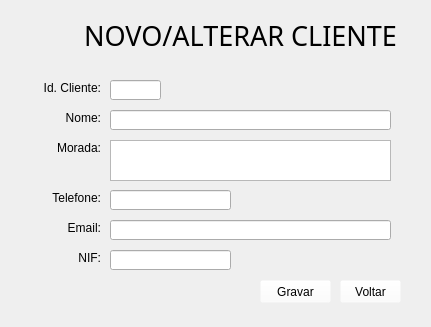
<?xml version="1.0" encoding="UTF-8"?>
<ui version="4.0">
 <class>Form</class>
 <widget class="QWidget" name="Form">
  <property name="geometry">
   <rect>
    <x>0</x>
    <y>0</y>
    <width>431</width>
    <height>327</height>
   </rect>
  </property>
  <property name="windowTitle">
   <string>Detalhes Cliente</string>
  </property>
  <widget class="QLabel" name="label_nif">
   <property name="geometry">
    <rect>
     <x>20</x>
     <y>250</y>
     <width>81</width>
     <height>16</height>
    </rect>
   </property>
   <property name="text">
    <string>NIF:</string>
   </property>
   <property name="alignment">
    <set>Qt::AlignRight|Qt::AlignTrailing|Qt::AlignVCenter</set>
   </property>
  </widget>
  <widget class="QLabel" name="label">
   <property name="geometry">
    <rect>
     <x>20</x>
     <y>10</y>
     <width>61</width>
     <height>51</height>
    </rect>
   </property>
   <property name="text">
    <string/>
   </property>
   <property name="pixmap">
    <pixmap>Imagens/cliente.png</pixmap>
   </property>
   <property name="scaledContents">
    <bool>true</bool>
   </property>
  </widget>
  <widget class="QLineEdit" name="lineEdit_telefone">
   <property name="geometry">
    <rect>
     <x>110</x>
     <y>190</y>
     <width>121</width>
     <height>20</height>
    </rect>
   </property>
  </widget>
  <widget class="QLineEdit" name="lineEdit_nome">
   <property name="geometry">
    <rect>
     <x>110</x>
     <y>110</y>
     <width>281</width>
     <height>20</height>
    </rect>
   </property>
  </widget>
  <widget class="QPushButton" name="pushButton_gravar">
   <property name="geometry">
    <rect>
     <x>260</x>
     <y>280</y>
     <width>71</width>
     <height>23</height>
    </rect>
   </property>
   <property name="styleSheet">
    <string notr="true">background-color: rgba(255, 255, 255, 0);</string>
   </property>
   <property name="text">
    <string>Gravar</string>
   </property>
   <property name="icon">
    <iconset>
     <normaloff>Imagens/guardar.png</normaloff>Imagens/guardar.png</iconset>
   </property>
  </widget>
  <widget class="QLabel" name="label_morada">
   <property name="geometry">
    <rect>
     <x>20</x>
     <y>140</y>
     <width>81</width>
     <height>16</height>
    </rect>
   </property>
   <property name="text">
    <string>Morada:</string>
   </property>
   <property name="alignment">
    <set>Qt::AlignRight|Qt::AlignTrailing|Qt::AlignVCenter</set>
   </property>
  </widget>
  <widget class="QPlainTextEdit" name="plainTextEdit_morada">
   <property name="geometry">
    <rect>
     <x>110</x>
     <y>140</y>
     <width>281</width>
     <height>41</height>
    </rect>
   </property>
  </widget>
  <widget class="QPushButton" name="pushButton_voltar">
   <property name="geometry">
    <rect>
     <x>340</x>
     <y>280</y>
     <width>61</width>
     <height>23</height>
    </rect>
   </property>
   <property name="styleSheet">
    <string notr="true">background-color: rgba(255, 255, 255, 0);</string>
   </property>
   <property name="text">
    <string>Voltar</string>
   </property>
   <property name="icon">
    <iconset>
     <normaloff>Imagens/voltar.png</normaloff>Imagens/voltar.png</iconset>
   </property>
  </widget>
  <widget class="QLabel" name="label_titulo">
   <property name="geometry">
    <rect>
     <x>80</x>
     <y>10</y>
     <width>321</width>
     <height>51</height>
    </rect>
   </property>
   <property name="font">
    <font>
     <family>Stencil</family>
     <pointsize>20</pointsize>
    </font>
   </property>
   <property name="text">
    <string>NOVO/ALTERAR CLIENTE</string>
   </property>
   <property name="alignment">
    <set>Qt::AlignCenter</set>
   </property>
  </widget>
  <widget class="QLineEdit" name="lineEdit_email">
   <property name="geometry">
    <rect>
     <x>110</x>
     <y>220</y>
     <width>281</width>
     <height>20</height>
    </rect>
   </property>
  </widget>
  <widget class="QLineEdit" name="lineEdit_id">
   <property name="geometry">
    <rect>
     <x>110</x>
     <y>80</y>
     <width>51</width>
     <height>20</height>
    </rect>
   </property>
  </widget>
  <widget class="QLabel" name="label_id">
   <property name="geometry">
    <rect>
     <x>20</x>
     <y>80</y>
     <width>81</width>
     <height>16</height>
    </rect>
   </property>
   <property name="text">
    <string>Id. Cliente:</string>
   </property>
   <property name="alignment">
    <set>Qt::AlignRight|Qt::AlignTrailing|Qt::AlignVCenter</set>
   </property>
  </widget>
  <widget class="QLabel" name="label_email">
   <property name="geometry">
    <rect>
     <x>20</x>
     <y>220</y>
     <width>81</width>
     <height>16</height>
    </rect>
   </property>
   <property name="text">
    <string>Email:</string>
   </property>
   <property name="alignment">
    <set>Qt::AlignRight|Qt::AlignTrailing|Qt::AlignVCenter</set>
   </property>
  </widget>
  <widget class="QLabel" name="label_nome">
   <property name="geometry">
    <rect>
     <x>20</x>
     <y>110</y>
     <width>81</width>
     <height>16</height>
    </rect>
   </property>
   <property name="text">
    <string>Nome:</string>
   </property>
   <property name="alignment">
    <set>Qt::AlignRight|Qt::AlignTrailing|Qt::AlignVCenter</set>
   </property>
  </widget>
  <widget class="QLabel" name="label_telefone">
   <property name="geometry">
    <rect>
     <x>20</x>
     <y>190</y>
     <width>81</width>
     <height>16</height>
    </rect>
   </property>
   <property name="text">
    <string>Telefone:</string>
   </property>
   <property name="alignment">
    <set>Qt::AlignRight|Qt::AlignTrailing|Qt::AlignVCenter</set>
   </property>
  </widget>
  <widget class="QLineEdit" name="lineEdit_nif">
   <property name="geometry">
    <rect>
     <x>110</x>
     <y>250</y>
     <width>121</width>
     <height>20</height>
    </rect>
   </property>
  </widget>
 </widget>
 <resources/>
 <connections/>
</ui>
